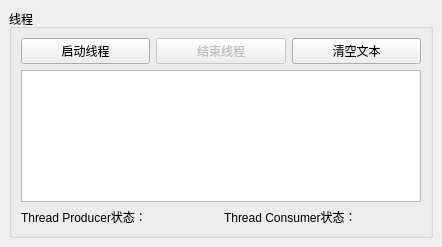
<?xml version="1.0" encoding="UTF-8"?>
<ui version="4.0">
 <class>MainWindow</class>
 <widget class="QMainWindow" name="MainWindow">
  <property name="geometry">
   <rect>
    <x>0</x>
    <y>0</y>
    <width>442</width>
    <height>247</height>
   </rect>
  </property>
  <property name="windowTitle">
   <string>MainWindow</string>
  </property>
  <widget class="QWidget" name="centralwidget">
   <layout class="QGridLayout" name="gridLayout">
    <item row="0" column="0">
     <widget class="QGroupBox" name="groupBox">
      <property name="title">
       <string>线程</string>
      </property>
      <layout class="QVBoxLayout" name="verticalLayout">
       <item>
        <layout class="QHBoxLayout" name="horizontalLayout">
         <item>
          <widget class="QPushButton" name="btnStartThread">
           <property name="text">
            <string>启动线程</string>
           </property>
          </widget>
         </item>
         <item>
          <widget class="QPushButton" name="btnStopThread">
           <property name="enabled">
            <bool>false</bool>
           </property>
           <property name="text">
            <string>结束线程</string>
           </property>
          </widget>
         </item>
         <item>
          <widget class="QPushButton" name="btnClear">
           <property name="text">
            <string>清空文本</string>
           </property>
          </widget>
         </item>
        </layout>
       </item>
       <item>
        <layout class="QHBoxLayout" name="horizontalLayout_3">
         <item>
          <widget class="QPlainTextEdit" name="plainTextEdit"/>
         </item>
        </layout>
       </item>
       <item>
        <layout class="QHBoxLayout" name="horizontalLayout_2">
         <item>
          <widget class="QLabel" name="LabProducter">
           <property name="text">
            <string>Thread Producer状态：</string>
           </property>
          </widget>
         </item>
         <item>
          <widget class="QLabel" name="LabConsumer">
           <property name="text">
            <string>Thread Consumer状态：</string>
           </property>
          </widget>
         </item>
        </layout>
       </item>
      </layout>
     </widget>
    </item>
   </layout>
  </widget>
 </widget>
 <resources/>
 <connections/>
</ui>
